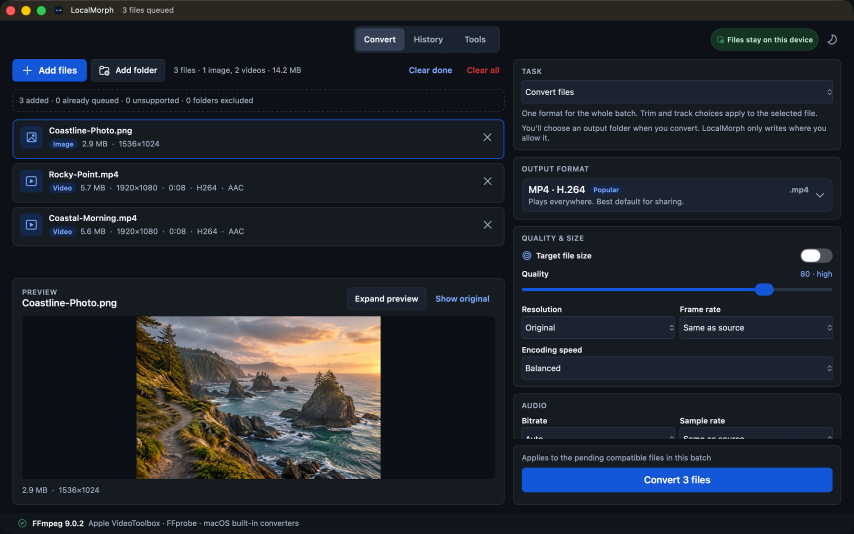
#> input picture store/mac-app-store/en-us/screenshots/01-local-workspace.png, 2560 x 1600 px (shown at 1/3 size)
$ python render-mac-marketing-screenshots.py
#> lines starting #> are read from the running program, lines starting #| are printed output that depends on the picture
#> in output_profile, source is the input picture: PIL image 2560x1600 RGB; mean R, G, B 32.2, 37.1, 45
"""Build App Store marketing layouts around the genuine Mac app captures."""

import hashlib
import json
import os
import tempfile
from functools import lru_cache
from io import BytesIO
from pathlib import Path

import numpy as np
from PIL import Image, ImageCms, ImageDraw, ImageFilter, ImageFont, ImageColor


ROOT = Path(__file__).resolve().parents[1]
STORE = ROOT / "store" / "mac-app-store" / "en-us"
SCREENSHOTS = STORE / "screenshots"
OUTPUT = SCREENSHOTS / "marketing"
LOGOS = ROOT / "store" / "microsoft-store" / "logos"
FONT_DIR = ROOT / "dotnet" / "src" / "LocalMorph.App" / "Resources" / "Fonts"
MANIFEST = STORE / "asset-manifest.json"

WIDTH, HEIGHT = 2560, 1600
BACKGROUND_TOP = "#091326"
BACKGROUND_BOTTOM = "#142641"
PAPER = "#F3F6FC"
MUTED = "#A5B3C8"
BLUE = "#3978FF"
GREEN = "#B2E86B"
PANEL = "#15233A"
LINE = "#34435E"

SLIDES = (
    {
        "source": "01-local-workspace.png",
        "output": "01-your-files-your-mac.png",
        "headline": ("Your files.", "Your Mac."),
        "copy": "Convert video, audio, photos and documents right on your Mac.",
        "chips": ("NO CLOUD UPLOADS", "NO EXTRA TOOLS"),
        "motif": ("VIDEO", "AUDIO", "PHOTOS"),
        "accent": BLUE,
    },
    {
        "source": "02-video-presets.png",
        "output": "02-set-a-size-target.png",
        "headline": ("Set a target.", "Keep control."),
        "copy": "Choose a file-size target before you convert. Your originals stay untouched.",
        "chips": ("SIZE TARGETS", "ORIGINALS SAFE"),
        "motif": ("SET", "REVIEW", "DONE"),
        "accent": GREEN,
    },
    {
        "source": "03-conversion-complete.png",
        "output": "03-progress-you-can-follow.png",
        "headline": ("Progress you", "can follow."),
        "copy": "Track each job, review completed work and cancel when you need to.",
        "chips": ("BATCH PROGRESS", "CANCEL ANY JOB"),
        "motif": ("QUEUED", "RUNNING", "COMPLETE"),
        "accent": BLUE,
    },
    {
        "source": "04-conversion-history.png",
        "output": "04-your-conversions-in-history.png",
        "headline": ("Recent work.", "Right at hand."),
        "copy": "Reopen, reveal or repeat a completed conversion from History.",
        "chips": ("REOPEN", "REVEAL", "REPEAT"),
        "motif": ("FIND", "OPEN", "REPEAT"),
        "accent": GREEN,
    },
    {
        "source": "05-photo-conversion.png",
        "output": "05-photos-in-the-right-format.png",
        "headline": ("The right format.", "No detour."),
        "copy": "Preview a photo, choose an output and convert in one workspace.",
        "chips": ("JPEG", "PNG", "AVIF"),
        "motif": ("PREVIEW", "CHOOSE", "CONVERT"),
        "accent": BLUE,
    },
)

CARD_X, CARD_Y, CARD_WIDTH, CARD_HEIGHT = 730, 420, 1792, 1120
TEXT_X, TEXT_WIDTH = 145, 530


# [12 lines left out: functions font, sha256, not called in this run]


def make_background(accent):
#> called with accent = '#3978FF'
    top = np.array(ImageColor.getrgb(BACKGROUND_TOP), dtype=np.float32)
    bottom = np.array(ImageColor.getrgb(BACKGROUND_BOTTOM), dtype=np.float32)
    progress = np.linspace(0, 1, HEIGHT, dtype=np.float32)[:, None, None]
    rows = top * (1 - progress) + bottom * progress
    pixels = np.broadcast_to(rows, (HEIGHT, WIDTH, 3)).astype(np.uint8)
    image = Image.fromarray(pixels).convert("RGBA")
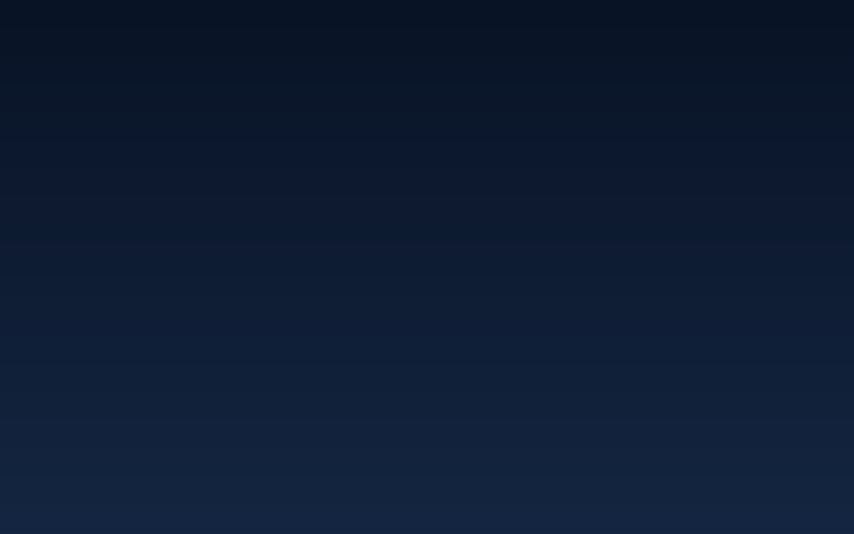
#> image: PIL image 2560x1600 RGBA (shown at 1/3 size); mean R, G, B, A 14, 28, 51, 255

    glow = Image.new("RGBA", image.size, (0, 0, 0, 0))
#> glow: PIL image 2560x1600 RGBA; every value is 0
    glow_draw = ImageDraw.Draw(glow)
    rgb = ImageColor.getrgb(accent)
    glow_draw.ellipse((1080, -260, 2920, 1620), fill=(*rgb, 62))
    glow = glow.filter(ImageFilter.GaussianBlur(210))
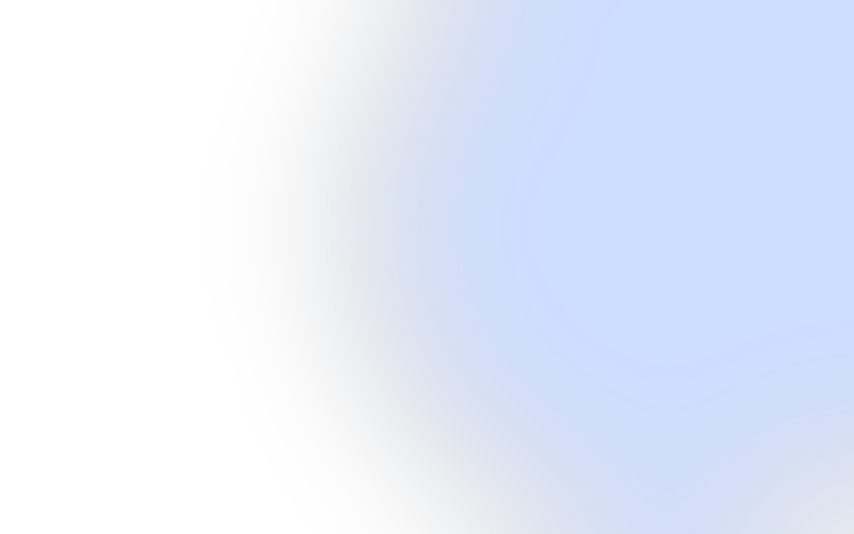
#> glow: PIL image 2560x1600 RGBA (shown at 1/3 size); mean R, G, B, A 28.9, 60.7, 129, 31.4; transparent parts drawn white
    image = Image.alpha_composite(image, glow)
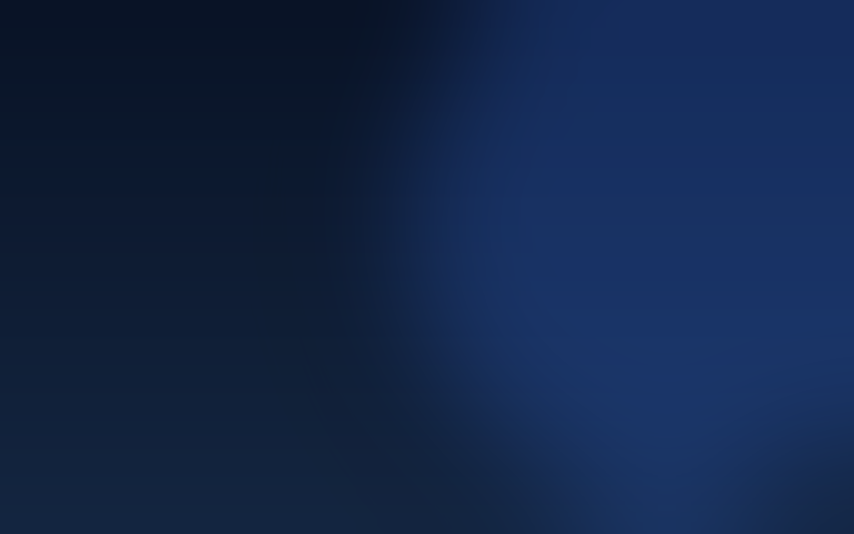
#> image: PIL image 2560x1600 RGBA (shown at 1/3 size); mean R, G, B, A 18.5, 37.6, 72.4, 255

    grid = Image.new("RGBA", image.size, (0, 0, 0, 0))
    grid_draw = ImageDraw.Draw(grid)
    for x in range(860, WIDTH, 160):
        grid_draw.line((x, 115, x, HEIGHT - 55), fill=(135, 165, 220, 13), width=1)
    for y in range(180, HEIGHT, 160):
        grid_draw.line((650, y, WIDTH - 55, y), fill=(135, 165, 220, 10), width=1)
    return Image.alpha_composite(image, grid)


def app_icon():
#> (the run stopped early here; a loop or call above may not have finished)
